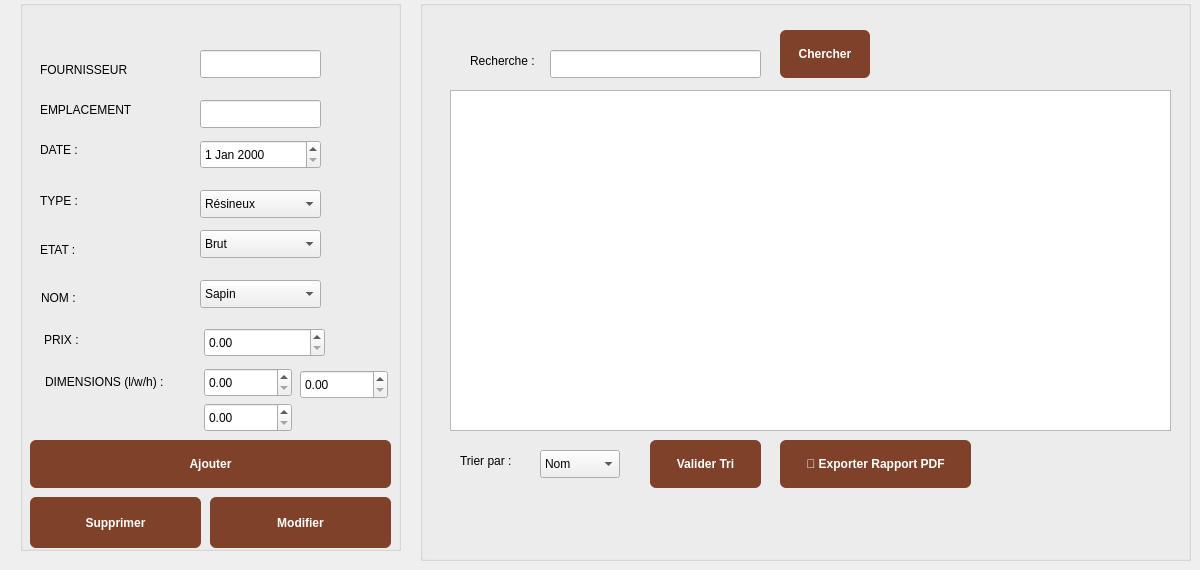
      <widget class="QWidget" name="tab_gestion_7">
       <attribute name="title">
        <string>Gestion Bois</string>
       </attribute>
       <widget class="QGroupBox" name="groupBox_13">
        <property name="geometry">
         <rect>
          <x>20</x>
          <y>0</y>
          <width>381</width>
          <height>551</height>
         </rect>
        </property>
        <property name="title">
         <string/>
        </property>
        <widget class="QLabel" name="label_fourn">
         <property name="geometry">
          <rect>
           <x>20</x>
           <y>60</y>
           <width>121</width>
           <height>20</height>
          </rect>
         </property>
         <property name="text">
          <string>FOURNISSEUR</string>
         </property>
        </widget>
        <widget class="QLabel" name="label_empl">
         <property name="geometry">
          <rect>
           <x>20</x>
           <y>100</y>
           <width>111</width>
           <height>20</height>
          </rect>
         </property>
         <property name="text">
          <string>EMPLACEMENT</string>
         </property>
        </widget>
        <widget class="QLabel" name="label_date_bois">
         <property name="geometry">
          <rect>
           <x>20</x>
           <y>140</y>
           <width>131</width>
           <height>20</height>
          </rect>
         </property>
         <property name="text">
          <string>DATE :</string>
         </property>
        </widget>
        <widget class="QLabel" name="label_type_bois2">
         <property name="geometry">
          <rect>
           <x>20</x>
           <y>190</y>
           <width>91</width>
           <height>21</height>
          </rect>
         </property>
         <property name="text">
          <string>TYPE :</string>
         </property>
        </widget>
        <widget class="QLabel" name="label_etat_bois">
         <property name="geometry">
          <rect>
           <x>20</x>
           <y>240</y>
           <width>171</width>
           <height>20</height>
          </rect>
         </property>
         <property name="text">
          <string>ETAT :</string>
         </property>
        </widget>
        <widget class="QLabel" name="label_nom_bois">
         <property name="geometry">
          <rect>
           <x>21</x>
           <y>288</y>
           <width>141</width>
           <height>20</height>
          </rect>
         </property>
         <property name="text">
          <string>NOM :</string>
         </property>
        </widget>
        <widget class="QLabel" name="label_prix">
         <property name="geometry">
          <rect>
           <x>24</x>
           <y>330</y>
           <width>63</width>
           <height>20</height>
          </rect>
         </property>
         <property name="text">
          <string>PRIX :</string>
         </property>
        </widget>
        <widget class="QLabel" name="label_dimension">
         <property name="geometry">
          <rect>
           <x>25</x>
           <y>372</y>
           <width>151</width>
           <height>20</height>
          </rect>
         </property>
         <property name="text">
          <string>DIMENSIONS (l/w/h) :</string>
         </property>
        </widget>
        <widget class="QLineEdit" name="la_fournisseur_7">
         <property name="geometry">
          <rect>
           <x>180</x>
           <y>50</y>
           <width>121</width>
           <height>28</height>
          </rect>
         </property>
        </widget>
        <widget class="QLineEdit" name="la_emplacement_7">
         <property name="geometry">
          <rect>
           <x>180</x>
           <y>100</y>
           <width>121</width>
           <height>28</height>
          </rect>
         </property>
        </widget>
        <widget class="QDateEdit" name="la_date_7">
         <property name="geometry">
          <rect>
           <x>180</x>
           <y>140</y>
           <width>121</width>
           <height>29</height>
          </rect>
         </property>
         <property name="styleSheet">
          <string notr="true">/* Le champ principal */
QComboBox {


}

/* La liste qui descend (Opaque) */
QComboBox QAbstractItemView {
    background-color: #FAF3E0; /* Fond crème opaque */
    selection-background-color: #8B4513; /* Couleur de sélection */
    border: 1px solid #5D3A2E;
}</string>
         </property>
        </widget>
        <widget class="QComboBox" name="la_type_7">
         <property name="geometry">
          <rect>
           <x>180</x>
           <y>190</y>
           <width>121</width>
           <height>28</height>
          </rect>
         </property>
         <property name="styleSheet">
          <string notr="true">/* Le champ principal */
QComboBox {


}

/* La liste qui descend (Opaque) */
QComboBox QAbstractItemView {
    background-color: #FAF3E0; /* Fond crème opaque */
    selection-background-color: #8B4513; /* Couleur de sélection */
    border: 1px solid #5D3A2E;
}</string>
         </property>
         <item>
          <property name="text">
           <string>Résineux</string>
          </property>
         </item>
         <item>
          <property name="text">
           <string>Feuillu</string>
          </property>
         </item>
         <item>
          <property name="text">
           <string>Exotique</string>
          </property>
         </item>
         <item>
          <property name="text">
           <string>Transformé</string>
          </property>
         </item>
        </widget>
        <widget class="QComboBox" name="la_etat_7">
         <property name="geometry">
          <rect>
           <x>180</x>
           <y>230</y>
           <width>121</width>
           <height>28</height>
          </rect>
         </property>
         <property name="styleSheet">
          <string notr="true">/* Le champ principal */
QComboBox {


}

/* La liste qui descend (Opaque) */
QComboBox QAbstractItemView {
    background-color: #FAF3E0; /* Fond crème opaque */
    selection-background-color: #8B4513; /* Couleur de sélection */
    border: 1px solid #5D3A2E;
}</string>
         </property>
         <item>
          <property name="text">
           <string>Brut</string>
          </property>
         </item>
         <item>
          <property name="text">
           <string>KD</string>
          </property>
         </item>
         <item>
          <property name="text">
           <string>Raboté</string>
          </property>
         </item>
         <item>
          <property name="text">
           <string>Traité</string>
          </property>
         </item>
         <item>
          <property name="text">
           <string>Chute</string>
          </property>
         </item>
        </widget>
        <widget class="QComboBox" name="la_nom_7">
         <property name="geometry">
          <rect>
           <x>180</x>
           <y>280</y>
           <width>121</width>
           <height>28</height>
          </rect>
         </property>
         <property name="styleSheet">
          <string notr="true">/* Le champ principal */
QComboBox {


}

/* La liste qui descend (Opaque) */
QComboBox QAbstractItemView {
    background-color: #FAF3E0; /* Fond crème opaque */
    selection-background-color: #8B4513; /* Couleur de sélection */
    border: 1px solid #5D3A2E;
}</string>
         </property>
         <item>
          <property name="text">
           <string>Sapin</string>
          </property>
         </item>
         <item>
          <property name="text">
           <string>Pin</string>
          </property>
         </item>
         <item>
          <property name="text">
           <string>Hêtre</string>
          </property>
         </item>
         <item>
          <property name="text">
           <string>Chêne</string>
          </property>
         </item>
         <item>
          <property name="text">
           <string>Noyer</string>
          </property>
         </item>
        </widget>
        <widget class="QDoubleSpinBox" name="la_prix_7">
         <property name="geometry">
          <rect>
           <x>184</x>
           <y>328</y>
           <width>121</width>
           <height>29</height>
          </rect>
         </property>
         <property name="styleSheet">
          <string notr="true">/* Le champ principal */
QComboBox {


}

/* La liste qui descend (Opaque) */
QComboBox QAbstractItemView {
    background-color: #FAF3E0; /* Fond crème opaque */
    selection-background-color: #8B4513; /* Couleur de sélection */
    border: 1px solid #5D3A2E;
}
</string>
         </property>
        </widget>
        <widget class="QDoubleSpinBox" name="la_l_7">
         <property name="geometry">
          <rect>
           <x>184</x>
           <y>368</y>
           <width>88</width>
           <height>29</height>
          </rect>
         </property>
         <property name="styleSheet">
          <string notr="true">/* Le champ principal */
QComboBox {


}

/* La liste qui descend (Opaque) */
QComboBox QAbstractItemView {
    background-color: #FAF3E0; /* Fond crème opaque */
    selection-background-color: #8B4513; /* Couleur de sélection */
    border: 1px solid #5D3A2E;
}
</string>
         </property>
        </widget>
        <widget class="QDoubleSpinBox" name="la_w_7">
         <property name="geometry">
          <rect>
           <x>280</x>
           <y>370</y>
           <width>88</width>
           <height>29</height>
          </rect>
         </property>
         <property name="styleSheet">
          <string notr="true">/* Le champ principal */
QComboBox {


}

/* La liste qui descend (Opaque) */
QComboBox QAbstractItemView {
    background-color: #FAF3E0; /* Fond crème opaque */
    selection-background-color: #8B4513; /* Couleur de sélection */
    border: 1px solid #5D3A2E;
}</string>
         </property>
        </widget>
        <widget class="QDoubleSpinBox" name="la_h_7">
         <property name="geometry">
          <rect>
           <x>184</x>
           <y>403</y>
           <width>88</width>
           <height>29</height>
          </rect>
         </property>
         <property name="styleSheet">
          <string notr="true">/* Le champ principal */
QComboBox {


}

/* La liste qui descend (Opaque) */
QComboBox QAbstractItemView {
    background-color: #FAF3E0; /* Fond crème opaque */
    selection-background-color: #8B4513; /* Couleur de sélection */
    border: 1px solid #5D3A2E;
}</string>
         </property>
        </widget>
        <widget class="QPushButton" name="la_ajouter_7">
         <property name="geometry">
          <rect>
           <x>10</x>
           <y>440</y>
           <width>361</width>
           <height>48</height>
          </rect>
         </property>
         <property name="styleSheet">
          <string notr="true">background-color: #7F4129; color: #FFFFFF; font-weight: bold; border-radius: 6px;</string>
         </property>
         <property name="text">
          <string>Ajouter</string>
         </property>
        </widget>
        <widget class="QPushButton" name="la_modifier_7">
         <property name="geometry">
          <rect>
           <x>190</x>
           <y>497</y>
           <width>181</width>
           <height>51</height>
          </rect>
         </property>
         <property name="styleSheet">
          <string notr="true">background-color: #7F4129; color: #FFFFFF; font-weight: bold; border-radius: 6px;</string>
         </property>
         <property name="text">
          <string>Modifier</string>
         </property>
        </widget>
        <widget class="QPushButton" name="la_supprimer_7">
         <property name="geometry">
          <rect>
           <x>10</x>
           <y>497</y>
           <width>171</width>
           <height>51</height>
          </rect>
         </property>
         <property name="styleSheet">
          <string notr="true">background-color: #7F4129; color: #FFFFFF; font-weight: bold; border-radius: 6px;</string>
         </property>
         <property name="text">
          <string>Supprimer</string>
         </property>
        </widget>
       </widget>
       <widget class="QGroupBox" name="groupBox_10">
        <property name="geometry">
         <rect>
          <x>420</x>
          <y>0</y>
          <width>771</width>
          <height>561</height>
         </rect>
        </property>
        <property name="title">
         <string/>
        </property>
        <widget class="QLabel" name="date_fin_prev_5">
         <property name="geometry">
          <rect>
           <x>20</x>
           <y>250</y>
           <width>121</width>
           <height>20</height>
          </rect>
         </property>
         <property name="text">
          <string/>
         </property>
        </widget>
        <widget class="QLabel" name="date_fin_reel_5">
         <property name="geometry">
          <rect>
           <x>20</x>
           <y>300</y>
           <width>121</width>
           <height>20</height>
          </rect>
         </property>
         <property name="text">
          <string/>
         </property>
        </widget>
        <widget class="QLineEdit" name="rech_4">
         <property name="geometry">
          <rect>
           <x>130</x>
           <y>50</y>
           <width>211</width>
           <height>28</height>
          </rect>
         </property>
        </widget>
        <widget class="QPushButton" name="btn_rechercher_4">
         <property name="geometry">
          <rect>
           <x>360</x>
           <y>30</y>
           <width>90</width>
           <height>48</height>
          </rect>
         </property>
         <property name="styleSheet">
          <string notr="true">background-color: #7F4129; color: #FFFFFF; font-weight: bold; border-radius: 6px;</string>
         </property>
         <property name="text">
          <string>Chercher</string>
         </property>
        </widget>
        <widget class="QPushButton" name="btn_trier_4">
         <property name="geometry">
          <rect>
           <x>230</x>
           <y>440</y>
           <width>111</width>
           <height>48</height>
          </rect>
         </property>
         <property name="styleSheet">
          <string notr="true">background-color: #7F4129; color: #FFFFFF; font-weight: bold; border-radius: 6px;</string>
         </property>
         <property name="text">
          <string>Valider Tri</string>
         </property>
        </widget>
        <widget class="QLabel" name="trie_3">
         <property name="geometry">
          <rect>
           <x>40</x>
           <y>450</y>
           <width>71</width>
           <height>21</height>
          </rect>
         </property>
         <property name="text">
          <string>Trier par :</string>
         </property>
        </widget>
        <widget class="QTableView" name="tab_rech_2">
         <property name="geometry">
          <rect>
           <x>30</x>
           <y>90</y>
           <width>721</width>
           <height>341</height>
          </rect>
         </property>
        </widget>
        <widget class="QLabel" name="recherche_3">
         <property name="geometry">
          <rect>
           <x>50</x>
           <y>50</y>
           <width>111</width>
           <height>21</height>
          </rect>
         </property>
         <property name="text">
          <string>Recherche :</string>
         </property>
        </widget>
        <widget class="QPushButton" name="la_pdf_9">
         <property name="geometry">
          <rect>
           <x>360</x>
           <y>440</y>
           <width>191</width>
           <height>48</height>
          </rect>
         </property>
         <property name="styleSheet">
          <string notr="true">background-color: #7F4129; color: #FFFFFF; font-weight: bold; border-radius: 6px;</string>
         </property>
         <property name="text">
          <string>📄 Exporter Rapport PDF</string>
         </property>
        </widget>
        <widget class="QComboBox" name="la_tri_7">
         <property name="geometry">
          <rect>
           <x>120</x>
           <y>450</y>
           <width>80</width>
           <height>28</height>
          </rect>
         </property>
         <property name="styleSheet">
          <string notr="true">/* Le champ principal */
QComboBox {


}

/* La liste qui descend (Opaque) */
QComboBox QAbstractItemView {
    background-color: #FAF3E0; /* Fond crème opaque */
    selection-background-color: #8B4513; /* Couleur de sélection */
    border: 1px solid #5D3A2E;
}</string>
         </property>
         <item>
          <property name="text">
           <string>Nom</string>
          </property>
         </item>
         <item>
          <property name="text">
           <string>Date</string>
          </property>
         </item>
         <item>
          <property name="text">
           <string>Type</string>
          </property>
         </item>
         <item>
          <property name="text">
           <string>Etat</string>
          </property>
         </item>
         <item>
          <property name="text">
           <string>Prix</string>
          </property>
         </item>
        </widget>
       </widget>
      </widget>
